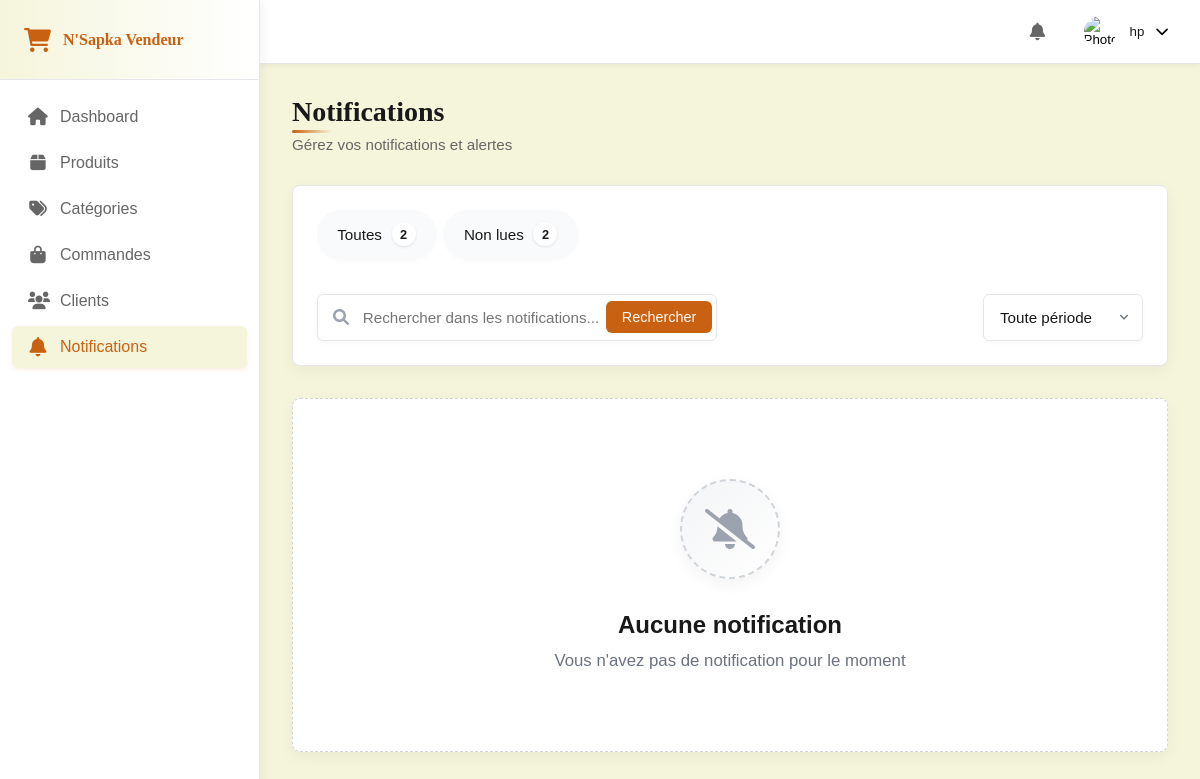
Page /notifications/?filter=stock (signed in) on the earlier database version.
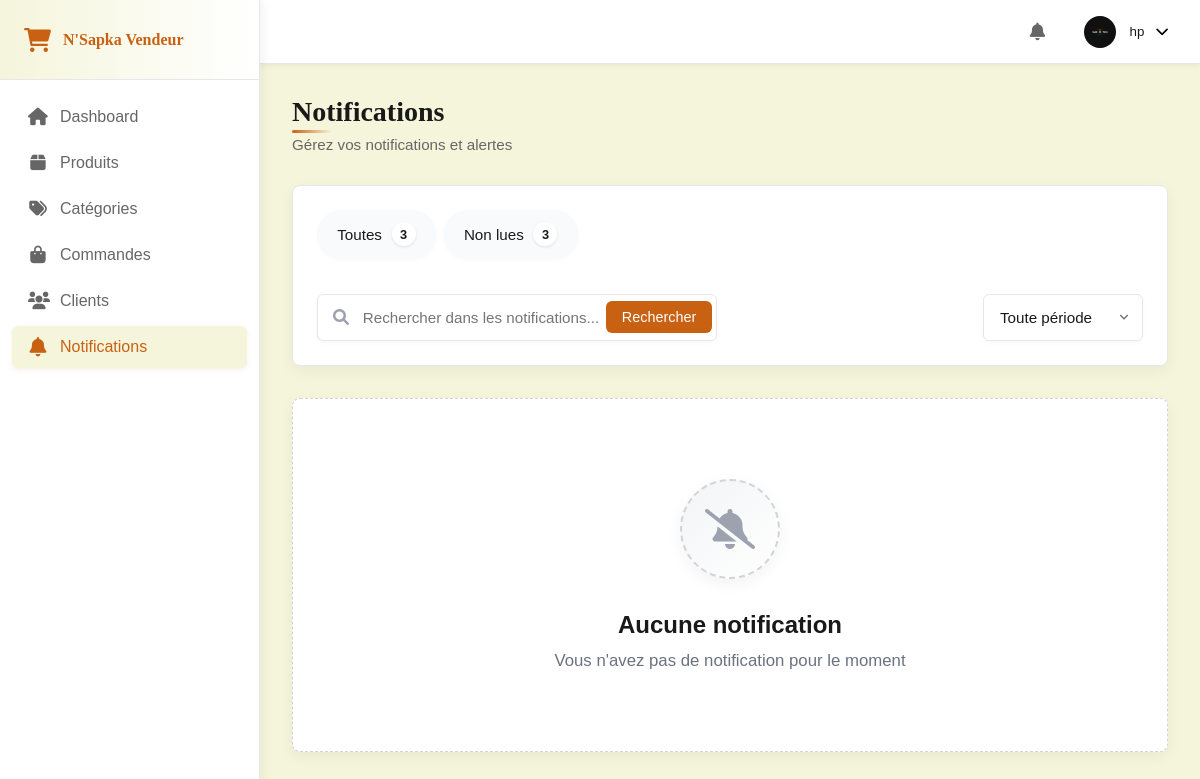
Same page on the later database version.
### accounts/models.py (models this page shows, shortened)
class User(AbstractUser):
    USER_TYPE_CHOICES = [
        ('SUPER_ADMIN', 'Super Administrateur'),
        ('ADMIN', 'Administrateur'),
        ('CLIENT', 'Client'),
    ]
    GENDER_CHOICES = [
        ('M', 'Masculin'),
        ('F', 'Féminin'),
        ('O', 'Autre')
    ]
    username = None
    email = models.EmailField(_('Adresse email'), unique=True, validators=[EmailValidator()])
    user_type = models.CharField(max_length=20, choices=USER_TYPE_CHOICES, default='CLIENT')
    first_name = models.CharField(_('Prénom'), max_length=50)
    last_name = models.CharField(_('Nom'), max_length=50)
    gender = models.CharField(_('Genre'), max_length=1, choices=GENDER_CHOICES, blank=True, null=True)
    birth_date = models.DateField(_('Date de naissance'), blank=True, null=True)
    profile_picture = models.ImageField(_('Photo de profil'), upload_to='profile_pictures/', blank=True, null=True)
    phone = models.CharField(_('Téléphone'), max_length=20, blank=True, null=True)
    company_name = models.CharField(_('Nom de l\'entreprise'), max_length=100, blank=True, null=True)
    profession = models.CharField(_('Profession'), max_length=100, blank=True, null=True)
    total_orders = models.IntegerField(_('Nombre total de commandes'), default=0)
    total_spent = models.DecimalField(_('Montant total dépensé'), max_digits=10, decimal_places=2, default=0)
    last_order_date = models.DateTimeField(_('Date de dernière commande'), blank=True, null=True)
    account_status = models.BooleanField(_('Compte actif'), default=True)
    email_confirmation_token = models.CharField(_('Token de confirmation d\'email'), max_length=100, blank=True, null=True)
    email_confirmed = models.BooleanField(_('Email confirmé'), default=False)
    password_reset_token = models.CharField(max_length=255, blank=True, null=True)
    password_reset_expires = models.DateTimeField(blank=True, null=True)
    date_joined = models.DateTimeField(_('Date d\'inscription'), default=timezone.now)
    last_login = models.DateTimeField(_('Dernière connexion'), blank=True, null=True)
    created_by = models.ForeignKey('self', on_delete=models.SET_NULL, null=True, blank=True,
                                 related_name='created_users', verbose_name=_('Créé par'))
    objects = CustomUserManager()
    USERNAME_FIELD = 'email'
    REQUIRED_FIELDS = ['first_name', 'last_name']
    class Meta:
        verbose_name = _('Utilisateur')
        verbose_name_plural = _('Utilisateurs')
        ordering = ['-date_joined']

### notifications/views.py (the view, shortened to what this page needs)
# urls.py: path('notifications/', views.admin_notifications, name='admin_notifications'),
@login_required
@user_passes_test(is_staff)
def admin_notifications(request):
    notifications = Notification.objects.filter(user=request.user, is_archived=False).order_by('-created_at')
    unread_count = notifications.filter(is_read=False).count()
    notification_filter = request.GET.get('filter', 'all')
    if notification_filter == 'unread':
        notifications = notifications.filter(is_read=False)
    elif notification_filter != 'all':
        notifications = notifications.filter(type=notification_filter)
    search_query = request.GET.get('search', '')
    if search_query:
        notifications = notifications.filter(
            Q(title__icontains=search_query) | Q(message__icontains=search_query)
        )
    time_filter = request.GET.get('time', 'all')
    all_notifications = Notification.objects.filter(user=request.user, is_archived=False)
    type_counts = {type_code: all_notifications.filter(type=type_code).count() for type_code, _ in Notification.TYPE_CHOICES}
    unread_notifications = notifications.filter(is_read=False)
    read_notifications = notifications.filter(is_read=True)
    context = {
        'notifications': notifications,  # Toutes les notifications filtrées
        'unread_notifications': unread_notifications,  # Notifications non lues
        'read_notifications': read_notifications,  # Notifications lues
        'total_count': all_notifications.count(),  # Nombre total de notifications
        'unread_count': unread_count,  # Nombre de notifications non lues
        'notification_types': Notification.TYPE_CHOICES,  # Types de notifications disponibles
        'type_counts': type_counts,  # Nombre de notifications par type
        'current_filter': notification_filter,  # Filtre actuel (all, unread, order, stock, system)
        'search_query': search_query,  # Terme de recherche
        'time_filter': time_filter,  # Filtre de période (all, today, week, month)
    }
    return render(request, 'dashboard/notifications.html', context)

### notifications/context_processors.py (called while the page is built)
def unread_notifications(request):
    if request.user.is_authenticated and request.user.is_staff:
        unread_notifications = Notification.objects.filter(user=request.user, is_read=False).order_by('-created_at')[:5]
        unread_count = unread_notifications.count()
    else:
        unread_notifications = []
        unread_count = 0
    return {
        'unread_notifications': unread_notifications,
        'unread_notifications_count': unread_count
    }

### notifications/views.py (called while the page is built)
def is_staff(user):
    return user.is_staff

### templates/dashboard/notifications.html (shortened to what this page needs)
{% extends 'base/dashboard/base.html' %}
{% load static %}
{% block content %}
<link rel="stylesheet" href="{% static 'css/dashboard/notifications.css' %}">
<div class="content-wrapper">
    <div class="page-header">
        <div class="header-left">
            <h1>Notifications</h1>
            <p class="text-muted">Gérez vos notifications et alertes</p>
        </div>
    </div>
    <div class="notifications-filters">
        <div class="filter-tabs">
            <a href="{% url 'admin_notifications' %}?filter=all"
                class="filter-tab {% if current_filter == 'all' %}active{% endif %}">
                Toutes <span class="count">{{ total_count }}</span>
            </a>
            <a href="{% url 'admin_notifications' %}?filter=unread"
                class="filter-tab {% if current_filter == 'unread' %}active{% endif %}">
                Non lues <span class="count">{{ unread_count }}</span>
            </a>
        </div>
        <div class="filter-actions">
            <form method="get" action="{% url 'admin_notifications' %}" class="search-form">
                <div class="search-box">
                    <input type="text" name="search" placeholder="Rechercher dans les notifications..."
                        id="searchNotifications" value="{{ search_query }}">
                    <button type="submit" class="btn search-btn">Rechercher</button>
                </div>
            </form>
            <form method="get" action="{% url 'admin_notifications' %}" class="time-filter-form">
                <select class="filter-select" id="timeFilter" name="time" onchange="this.form.submit()">
                    <option value="all" {% if time_filter == 'all' %}selected{% endif %}>Toute période</option>
                </select>
            </form>
        </div>
    </div>
<div class="notifications-list">
    {% regroup notifications by created_at|date:"d M Y" as grouped_notifications %}
    {% for group in grouped_notifications %}
    <div class="notifications-group">
        <div class="group-header">
            <h3>{{ group.grouper }}</h3>
            <span class="group-count">{{ group.list|length }} notification{% if group.list|length != 1 %}s{% endif %}</span>
        </div>
        {% for notif in group.list %}
        <div class="notification-item {% if not notif.is_read %}unread{% endif %}" data-id="{{ notif.id }}">
            <div class="notification-icon {% if notif.type == 'stock' %}warning{% elif notif.type == 'system' %}info{% endif %}">
                <i class="fas
                    {% if notif.type == 'order' %}fa-shopping-bag
                    {% elif notif.type == 'stock' %}fa-exclamation-triangle
                    {% elif notif.type == 'system' %}fa-info-circle
                    {% else %}fa-bell{% endif %}">
                </i>
            </div>
            <div class="notification-content">
                <div class="notification-header">
                    <a href="{% url 'notification_detail' notif.id %}" class="notification-link">
                        {% if notif.type == "order" and notif.order %}
                            Nouvelle commande - {{ notif.order.order_number }}
                        {% else %}
                            {{ notif.title }}
                        {% endif %}
                    </a>
                    <span class="notification-time">{{ notif.created_at|timesince }} ago</span>
                </div>
                <p>{{ notif.message }}</p>
            </div>
        </div>
        {% endfor %}
    </div>
    {% empty %}
    <div class="empty-state">
        <div class="empty-icon">
            <i class="fas fa-bell-slash"></i>
        </div>
        <h3>Aucune notification</h3>
        <p>Vous n'avez pas de notification pour le moment</p>
    </div>
    {% endfor %}
</div>
</div>
{% endblock %}

### templates/base/dashboard/base.html (shortened to what this page needs)
{% load static %}
<!DOCTYPE html>
<html lang="fr">
<head>
    <link rel="stylesheet" href="https://cdnjs.cloudflare.com/ajax/libs/font-awesome/6.0.0/css/all.min.css">
    <link rel="stylesheet" href="{% static 'css/dashboard/dashboard.css' %}">
</head>
<body class="dashboard">
    <aside class="sidebar">
        <div class="sidebar-header">
            <div class="logo">
                <i class="fas fa-shopping-cart"></i>
                <span>N'Sapka Vendeur</span>
            </div>
        </div>
        <nav class="sidebar-nav">
            <ul class="nav-menu">
                <li class="nav-item">
                    <a href="{% url 'admin_dashboard' %}">
                        <i class="fas fa-home"></i>
                        <span>Dashboard</span>
                    </a>
                </li>
                <li class="nav-item">
                    <a href="{% url 'admin_products' %}">
                        <i class="fas fa-box"></i>
                        <span>Produits</span>
                    </a>
                </li>
                <li class="nav-item">
                    <a href="{% url 'admin_categories' %}">
                        <i class="fas fa-tags"></i>
                        <span>Catégories</span>
                    </a>
                </li>
                <li class="nav-item">
                    <a href="{% url 'admin_orders' %}">
                        <i class="fas fa-shopping-bag"></i>
                        <span>Commandes</span>
                    </a>
                </li>
                <li class="nav-item">
                    <a href="{% url 'admin_customers' %}">
                        <i class="fas fa-users"></i>
                        <span>Clients</span>
                    </a>
                </li>
                <li class="nav-item">
                    <a href="{% url 'admin_notifications' %}">
                        <i class="fas fa-bell"></i>
                        <span>Notifications</span>
                    </a>
                </li>
            </ul>
        </nav>
    </aside>
    <main class="main-content">
        <header class="top-bar">
            <div class="top-bar-right">
                <div class="notification-center">
                    <button class="notification-trigger">
                        <i class="fas fa-bell"></i>
                    </button>
                </div>
                <div class="profile-menu">
                    <button class="profile-trigger">
                        {% if user.profile_picture %}
                        <img src="{{ user.profile_picture.url }}" alt="Photo de profil" class="profile-image">
                        {% else %}
                        <img src="{% static 'images/default-profile.png' %}" alt="Photo de profil" class="profile-image">
                        {% endif %}
                        <span class="profile-name">{{ user.last_name }}</span>
                        <i class="fas fa-chevron-down"></i>
                    </button>
                </div>
            </div>
        </header>
        {% block content %}{% endblock %}
    </main>
</body>
</html>

Differences in the rows shown:
changed User "hp": profile_picture: picture added
Other differences:
{{ total_count }}: "2" → "3"
{{ unread_count }}: "2" → "3"
